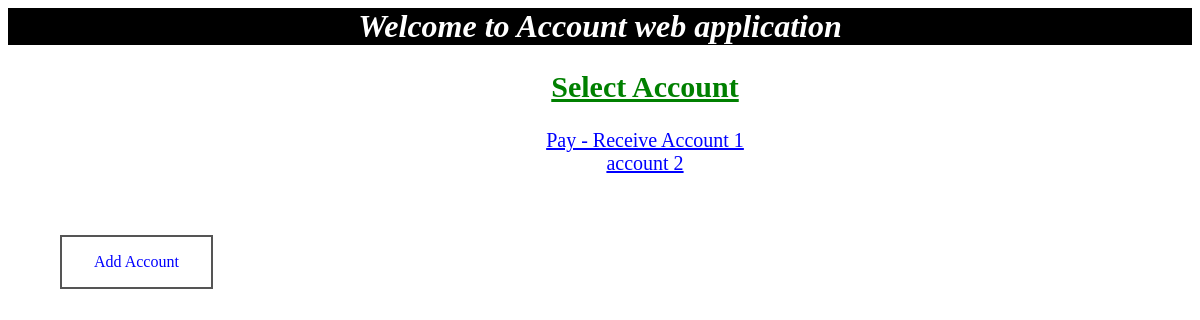
/, run on an earlier commit of the app's database.
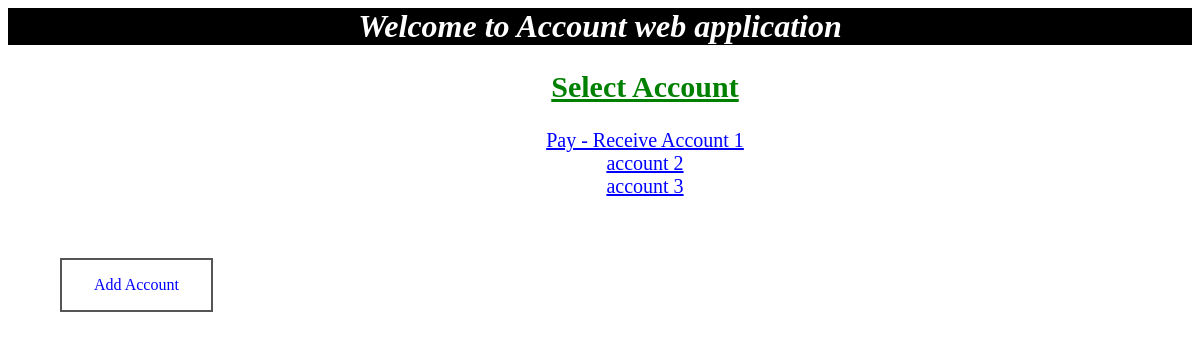
And on a later commit of the database.
### account/models.py (models this page shows, shortened)
class Account(models.Model):
    account_text = models.CharField(max_length=200)
    total_money = models.IntegerField(default=0)

### account/views.py (the view)
# urls.py: url(r'^$', views.IndexView.as_view(), name='index'), #first page -- index
class IndexView(generic.ListView):
    template_name = 'account/index.html'
    context_object_name = 'account_list'
    def get_queryset(self):
        return Account.objects.order_by('account_text')

### account/templates/account/index.html (shortened to what this page needs)
<html>
{% load static %}
<link rel="stylesheet" type="text/css" href="{% static 'account/style.css' %}" />
<head>
</head>
<h1>Welcome to Account web application</h1>
<div>
{% if account_list %}
    <ul>
    <h2>Select Account</h2>
    {% for account in account_list %}
        <a href="{% url 'account:detail' account.id %}">{{ account.account_text }}</a>
        <br>
    {% endfor %}
    </ul>
{% else %}
    <p>No account are available.</p>
{% endif %}
<br>
<br>
<a class="button buttonblack" href="{% url 'account:accountsetting' %}">Add Account</a>
</div>
</html>

What changed in the data, as far as the page shows it:
added Account: account_text "account 3"
